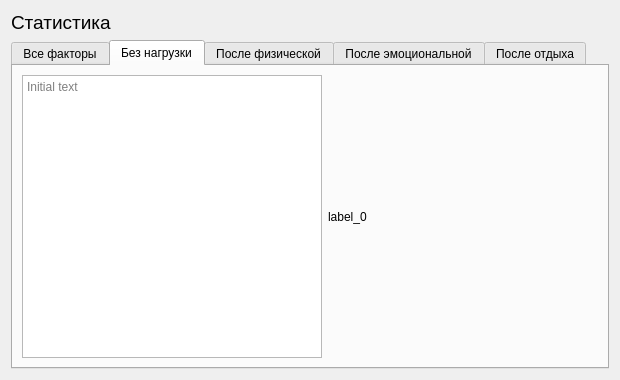
<?xml version="1.0" encoding="UTF-8"?>
<ui version="4.0">
 <class>FramePatient</class>
 <widget class="QFrame" name="FramePatient">
  <property name="geometry">
   <rect>
    <x>0</x>
    <y>0</y>
    <width>620</width>
    <height>380</height>
   </rect>
  </property>
  <property name="minimumSize">
   <size>
    <width>620</width>
    <height>380</height>
   </size>
  </property>
  <property name="windowTitle">
   <string>Frame</string>
  </property>
  <layout class="QVBoxLayout" name="verticalLayout" stretch="0,0">
   <property name="sizeConstraint">
    <enum>QLayout::SetDefaultConstraint</enum>
   </property>
   <item>
    <widget class="QLabel" name="std_pat_label">
     <property name="font">
      <font>
       <pointsize>14</pointsize>
      </font>
     </property>
     <property name="text">
      <string>Статистика</string>
     </property>
     <property name="alignment">
      <set>Qt::AlignLeading|Qt::AlignLeft|Qt::AlignVCenter</set>
     </property>
    </widget>
   </item>
   <item>
    <widget class="QTabWidget" name="tabs">
     <property name="currentIndex">
      <number>1</number>
     </property>
     <widget class="QWidget" name="tab_factors">
      <attribute name="title">
       <string>Все факторы</string>
      </attribute>
      <layout class="QVBoxLayout" name="verticalLayout_2">
       <item>
        <widget class="QLabel" name="factors_label">
         <property name="text">
          <string/>
         </property>
        </widget>
       </item>
      </layout>
     </widget>
     <widget class="QWidget" name="tab_factor_0">
      <attribute name="title">
       <string>Без нагрузки</string>
      </attribute>
      <layout class="QGridLayout" name="gridLayout">
       <item row="0" column="1">
        <widget class="QLabel" name="label_0">
         <property name="minimumSize">
          <size>
           <width>200</width>
           <height>200</height>
          </size>
         </property>
         <property name="text">
          <string>label_0</string>
         </property>
        </widget>
       </item>
       <item row="0" column="0">
        <layout class="QVBoxLayout" name="layout_factor_0">
         <item>
          <widget class="QTextBrowser" name="text_factor_0">
           <property name="minimumSize">
            <size>
             <width>0</width>
             <height>0</height>
            </size>
           </property>
           <property name="maximumSize">
            <size>
             <width>300</width>
             <height>345678</height>
            </size>
           </property>
           <property name="placeholderText">
            <string>Initial text</string>
           </property>
          </widget>
         </item>
        </layout>
       </item>
      </layout>
     </widget>
     <widget class="QWidget" name="tab_factor_1">
      <attribute name="title">
       <string>После физической</string>
      </attribute>
      <layout class="QVBoxLayout" name="verticalLayout_4">
       <item>
        <widget class="QLabel" name="label_1">
         <property name="text">
          <string>label_1</string>
         </property>
        </widget>
       </item>
      </layout>
     </widget>
     <widget class="QWidget" name="tab_factor_2">
      <attribute name="title">
       <string>После эмоциональной</string>
      </attribute>
      <layout class="QVBoxLayout" name="verticalLayout_5">
       <item>
        <widget class="QLabel" name="label_2">
         <property name="text">
          <string>label_2</string>
         </property>
        </widget>
       </item>
      </layout>
     </widget>
     <widget class="QWidget" name="tab_factor_3">
      <attribute name="title">
       <string>После отдыха</string>
      </attribute>
      <layout class="QVBoxLayout" name="verticalLayout_6">
       <item>
        <widget class="QLabel" name="label_3">
         <property name="text">
          <string>label_3</string>
         </property>
        </widget>
       </item>
      </layout>
     </widget>
    </widget>
   </item>
  </layout>
 </widget>
 <resources/>
 <connections/>
</ui>
